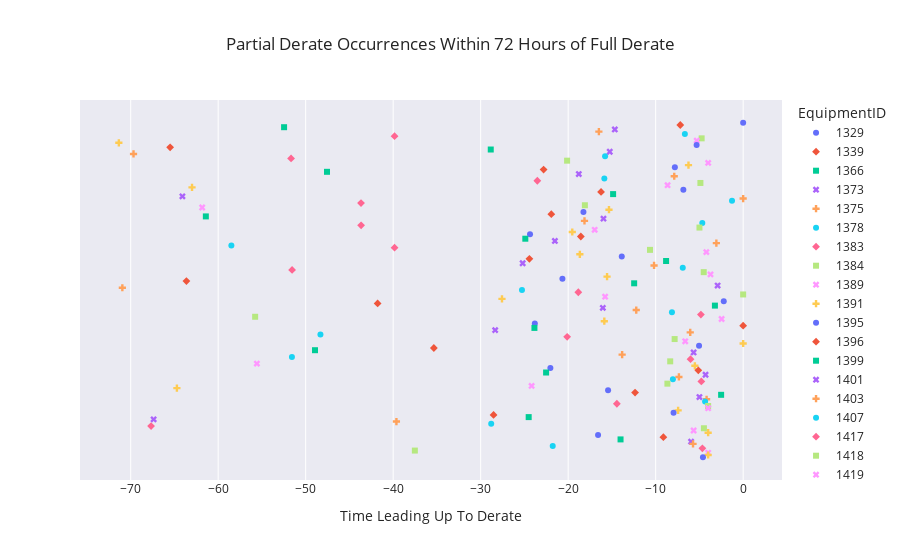

Notebook code cell kept with this figure:
### Code cell
filtered_df2 = filtered_df.rename(columns={'time_diff': 'Time Until Derate'})
grouped_df = filtered_df2.groupby('EquipmentID')
plot_df = pd.DataFrame(columns=['EquipmentID', 'event_type', 'Time Until Derate'])
for group_name, group_data in grouped_df:
    spn_data = group_data[group_data['spn'] == 1569]
    if len(spn_data) > 0:
        time_diff = spn_data.iloc[0]['Time Until Derate']
        plot_df = plot_df.append({'EquipmentID': group_name,
                                  #'event_type': 'SPN 1569',
                                  'Time Until Derate': time_diff}, ignore_index=True)
import plotly.express as px

fig = px.scatter(plot_df, x='Time Until Derate', y='EquipmentID', color='EquipmentID',
                 symbol='EquipmentID', hover_data=['EquipmentID', 'Time Until Derate'],
                 title='Partial Derate Occurrences Within 72 Hours of Full Derate',
                 category_orders={'EquipmentID': plot_df['EquipmentID'].unique()})
fig.update_layout(xaxis_title='Time Leading Up To Derate', yaxis_title='', template = 'seaborn')
fig.update_yaxes(tickfont=dict(size=1), showgrid=False, showticklabels=False)
fig.show()
